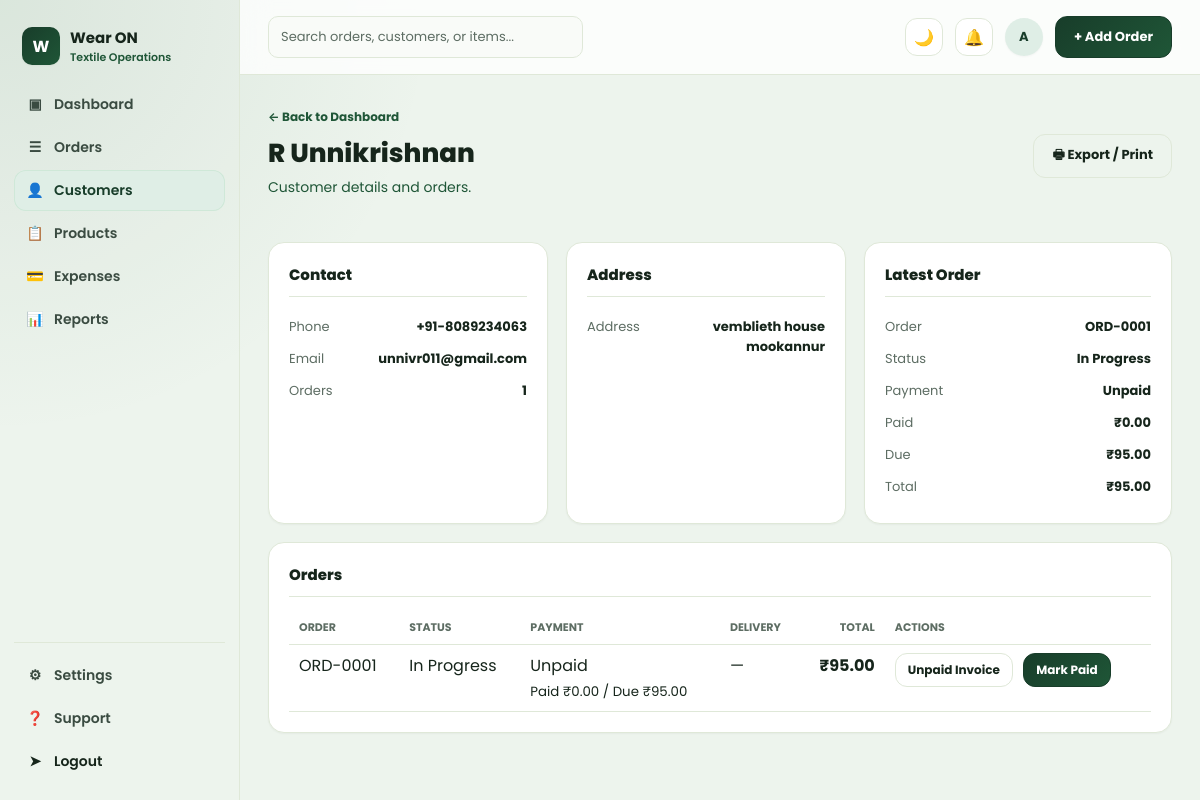
Before: /customers/7/ (signed in) with the older database file.
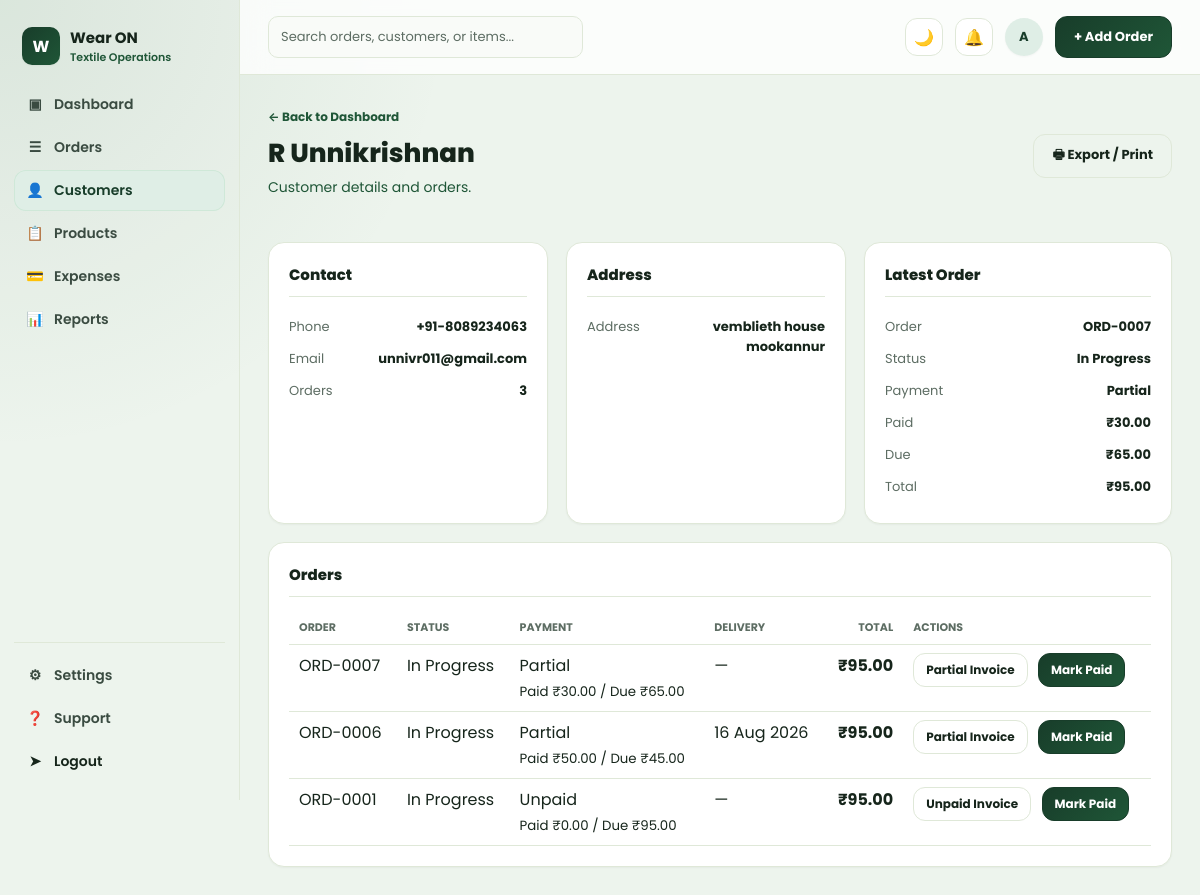
After: the same page with the newer database file.
### orders/models.py (models this page shows, shortened)
class Customer(models.Model):
    name = models.CharField(max_length=150)
    company_name = models.CharField(max_length=150, blank=True)
    email = models.EmailField(blank=True)
    phone = models.CharField(max_length=20, blank=True)
    address = models.TextField(blank=True)
    created_at = models.DateTimeField(auto_now_add=True)
    class Meta:
        ordering = ["name"]

class Order(models.Model):
    STATUS_PENDING = "pending"
    STATUS_IN_PROGRESS = "in_progress"
    STATUS_FINISHED = "finished"
    STATUS_CANCELLED = "cancelled"
    STATUS_CHOICES = [
        (STATUS_PENDING, "Pending"),
        (STATUS_IN_PROGRESS, "In Progress"),
        (STATUS_FINISHED, "Finished"),
        (STATUS_CANCELLED, "Cancelled"),
    ]
    PRIORITY_LOW = "low"
    PRIORITY_MEDIUM = "medium"
    PRIORITY_HIGH = "high"
    PRIORITY_CHOICES = [
        (PRIORITY_LOW, "Low"),
        (PRIORITY_MEDIUM, "Medium"),
        (PRIORITY_HIGH, "High"),
    ]
    PAYMENT_METHOD_BANK = "bank_transfer"
    PAYMENT_METHOD_CHECK = "check"
    PAYMENT_METHOD_CARD = "card"
    PAYMENT_METHOD_ONLINE = "online_payment"
    PAYMENT_METHOD_OTHER = "other"
    PAYMENT_METHOD_CHOICES = [
        ("", "Select payment method"),
        (PAYMENT_METHOD_BANK, "Bank Transfer"),
        (PAYMENT_METHOD_CHECK, "Check"),
        (PAYMENT_METHOD_CARD, "Card"),
        (PAYMENT_METHOD_ONLINE, "Online Payment"),
        (PAYMENT_METHOD_OTHER, "Other"),
    ]
    order_number = models.CharField(max_length=20, unique=True, editable=False)
    customer = models.ForeignKey(Customer, on_delete=models.CASCADE, related_name="orders")
    status = models.CharField(max_length=20, choices=STATUS_CHOICES, default=STATUS_IN_PROGRESS)
    is_paid = models.BooleanField(default=False)
    order_date = models.DateField(default=timezone.localdate)
    expected_delivery_date = models.DateField(null=True, blank=True)
    reference_number = models.CharField("Reference / PO Number", max_length=50, blank=True)
    shipping_address = models.TextField(blank=True, help_text="Leave blank to use customer address")
    assigned_tailor = models.CharField(max_length=100, blank=True)
    priority = models.CharField(max_length=10, choices=PRIORITY_CHOICES, default=PRIORITY_MEDIUM)
    discount_percent = models.DecimalField(max_digits=5, decimal_places=2, default=0)
    amount_paid = models.DecimalField(max_digits=10, decimal_places=2, default=Decimal("0.00"))
    payment_method = models.CharField(
        max_length=30,
        choices=PAYMENT_METHOD_CHOICES,
        blank=True,
        default="",
    )
    payment_method_details = models.CharField(max_length=255, blank=True)
    customer_notes = models.TextField(blank=True)
    created_at = models.DateTimeField(auto_now_add=True)
    updated_at = models.DateTimeField(auto_now=True)
    class Meta:
        ordering = ["-created_at"]
    @property
    def subtotal(self):
        total = sum((item.subtotal for item in self.items.all()), Decimal("0"))
        return total.quantize(Decimal("0.01"))
    @property
    def discount_amount(self):
        return (self.subtotal * self.discount_percent / Decimal("100")).quantize(Decimal("0.01"))
    @property
    def grand_total(self):
        return self.subtotal - self.discount_amount
    @property
    def amount_due(self):
        due = self.grand_total - self.amount_paid
        if due <= Decimal("0"):
            return Decimal("0.00")
        return due.quantize(Decimal("0.01"))
    @property
    def payment_status_label(self):
        if self.amount_paid >= self.grand_total and self.grand_total > Decimal("0"):
            return "Paid"
        if self.amount_paid > Decimal("0"):
            return "Partial"
        return "Unpaid"

class OrderItem(models.Model):
    order = models.ForeignKey(Order, on_delete=models.CASCADE, related_name="items")
    fabric = models.ForeignKey(
        Fabric, on_delete=models.SET_NULL, related_name="order_items", null=True, blank=True
    )
    item_name = models.CharField(max_length=150)
    description = models.CharField(max_length=255, blank=True)
    quantity = models.DecimalField(max_digits=10, decimal_places=2, default=1)
    unit_price = models.DecimalField("Rate", max_digits=10, decimal_places=2, default=0)
    @property
    def subtotal(self):
        return self.quantity * self.unit_price

### orders/views.py (the view)
# urls.py: path("customers/<int:pk>/", views.customer_detail, name="customer-detail"),
@login_required
def customer_detail(request, pk):
    customer = get_object_or_404(
        Customer.objects.prefetch_related("orders__items", "orders__expenses"),
        pk=pk,
    )
    orders = list(customer.orders.all())
    paid_total = sum(
        (o.grand_total for o in orders if o.status == Order.STATUS_FINISHED), Decimal("0")
    )
    unpaid_total = sum(
        (o.grand_total for o in orders if o.status != Order.STATUS_FINISHED), Decimal("0")
    )
    return render(
        request,
        "orders/customer_detail.html",
        {
            "customer": customer,
            "paid_total": paid_total,
            "unpaid_total": unpaid_total,
        },
    )

### orders/templates/orders/customer_detail.html (shortened to what this page needs)
{% extends "base.html" %}
{% load humanize %}
{% block content %}
<a href="{% url 'dashboard' %}" class="back-link">&larr; Back to Dashboard</a>
<div class="page-head-row">
  <div>
    <h1 class="page-title">{{ customer.name }}</h1>
    <p class="page-sub">Customer details and orders.</p>
  </div>
  <div class="actions-row">
    <a href="{% url 'customer-export' customer.pk %}" class="btn btn-outline">&#128438; Export / Print</a>
  </div>
</div>
<div class="detail-grid thirds">
  <div class="card info-card">
    <h3>Contact</h3>
    <div class="info-row"><span class="k">Phone</span><span class="v">{{ customer.phone|default:'—' }}</span></div>
    <div class="info-row"><span class="k">Email</span><span class="v">{{ customer.email|default:'—' }}</span></div>
    <div class="info-row"><span class="k">Orders</span><span class="v">{{ customer.orders.count }}</span></div>
  </div>
  <div class="card info-card">
    <h3>Address</h3>
    <div class="info-row"><span class="k">Address</span><span class="v">{{ customer.address|default:'—' }}</span></div>
  </div>
  <div class="card info-card">
    <h3>Latest Order</h3>
    {% with latest_order=customer.orders.first %}
      {% if latest_order %}
      <div class="info-row"><span class="k">Order</span><span class="v"><a href="{% url 'order-detail' latest_order.pk %}">{{ latest_order.order_number }}</a></span></div>
      <div class="info-row"><span class="k">Status</span><span class="v">{{ latest_order.get_status_display }}</span></div>
      <div class="info-row"><span class="k">Payment</span><span class="v">{{ latest_order.payment_status_label }}</span></div>
      <div class="info-row"><span class="k">Paid</span><span class="v">&#8377;{{ latest_order.amount_paid|intcomma }}</span></div>
      <div class="info-row"><span class="k">Due</span><span class="v">&#8377;{{ latest_order.amount_due|intcomma }}</span></div>
      <div class="info-row"><span class="k">Total</span><span class="v">&#8377;{{ latest_order.grand_total|intcomma }}</span></div>
      {% else %}
      <div class="info-row"><span class="k">Latest Order</span><span class="v">No orders yet.</span></div>
      {% endif %}
    {% endwith %}
  </div>
</div>
<div class="card info-card">
  <h3>Orders</h3>
  <table class="items-table">
    <thead>
      <tr>
        <th>Order</th>
        <th>Status</th>
        <th>Payment</th>
        <th>Delivery</th>
        <th style="text-align:right;">Total</th>
        <th>Actions</th>
      </tr>
    </thead>
    <tbody>
      {% for order in customer.orders.all %}
      <tr>
        <td><a href="{% url 'order-detail' order.pk %}">{{ order.order_number }}</a></td>
        <td>{{ order.get_status_display }}</td>
        <td>
          {{ order.payment_status_label }}<br>
          <small>Paid &#8377;{{ order.amount_paid|intcomma }} / Due &#8377;{{ order.amount_due|intcomma }}</small>
        </td>
        <td>{{ order.expected_delivery_date|date:"d M Y"|default:'—' }}</td>
        <td class="amount-cell">&#8377;{{ order.grand_total|intcomma }}</td>
        <td>
          <a href="{% url 'order-invoice' order.pk %}" class="btn btn-outline btn-sm" style="margin-right:6px;">
            {{ order.payment_status_label }} Invoice
          </a>
          {% if order.is_paid %}
          <form method="post" action="{% url 'order-mark-unpaid' order.pk %}" style="display:inline;">
            {% csrf_token %}
            <input type="hidden" name="next" value="{% url 'customer-detail' customer.pk %}">
            <button type="submit" class="btn btn-outline btn-sm">Mark Unpaid</button>
          </form>
          {% else %}
          <form method="post" action="{% url 'order-mark-paid' order.pk %}" style="display:inline;">
            <button type="submit" class="btn btn-primary btn-sm">Mark Paid</button>
          </form>
          {% endif %}
        </td>
      </tr>
      {% empty %}
      <tr><td colspan="4" class="text-muted">No orders found.</td></tr>
      {% endfor %}
    </tbody>
  </table>
</div>
{% endblock %}

Changed rows visible on the page:
computed for Customer "R Unnikrishnan": orders.count "1" → "3"
added Order: order_number "ORD-0007", status "In Progress", payment_status_label "Partial", amount_paid "30.00", amount_due "65.00", grand_total "95.00", expected_delivery_date "—", is_paid "Mark Paid"
added Order: order_number "ORD-0006", status "In Progress", payment_status_label "Partial", amount_paid "50.00", amount_due "45.00", expected_delivery_date "16 Aug 2026", grand_total "95.00", is_paid "Mark Paid"
Other visible differences:
{{ latest_order.order_number }}: "ORD-0001" → "ORD-0007"
{{ latest_order.payment_status_label }}: "Unpaid" → "Partial"
{{ latest_order.amount_paid|intcomma }}: "0.00" → "30.00"
{{ latest_order.amount_due|intcomma }}: "95.00" → "65.00"
